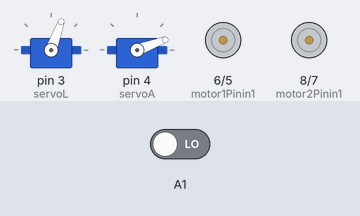
Simulated run of this sketch. Board: Arduino Uno, built with avr-gcc and run on an emulated ATmega328P. Parts: 2 × servo, motor-driver pin pairs drawn as motors (green arrow = first pin HIGH = forward, orange = second pin HIGH = backward, longer = more drive). The inputs (shaded band) are chosen by the test bench; at power-on: A1 LOW.

Above: at 1.2 s.
1.3 s: A1 driven HIGH
At 1.6 s:
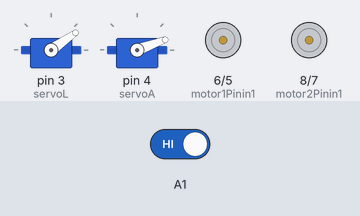
At 3.6 s:
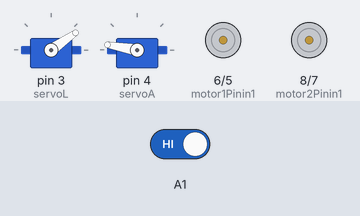
Timing chart, 0 to 28.8 s (numbered marks = the images above; inputs shaded):
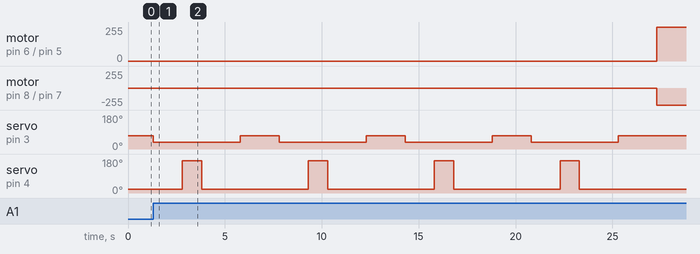

The sketch:

sketch_nov27c.ino
```cpp
#include <Servo.h>  // servo library
Servo servoL;  // lid servo control object
Servo servoA; //arm servo

const int motor1Pinin1 = 6; //first motor controller input 1
const int motor1Pinin2 = 5; //first motor controller input 2
const int motor2Pinin1 = 8; //2nd motor controller input 1
const int motor2Pinin2 = 7; //2nd motor controller input 2

//initializes counter to counter number of times switch toggles to high
int count = 0;
void setup()
{
  // Set up the switch pin to be an input:
  pinMode(A1, INPUT);

  pinMode(motor1Pinin1, OUTPUT); //sets up motor controllers
  pinMode(motor1Pinin2, OUTPUT);
  pinMode(motor2Pinin1, OUTPUT);
  pinMode(motor2Pinin2, OUTPUT);
  servoL.attach(3); //attach lid and arm servos to pins
  servoA.attach(4);
  Serial.begin(57600); //begin at correct baud rate
}

  void loop()
{

  int toggle = 0;  // variables to hold the switch states

//set all motor controllers to low to ready for standby
  digitalWrite(motor1Pinin1, LOW);
  digitalWrite(motor1Pinin2, LOW);
  digitalWrite(motor2Pinin1, LOW);
  digitalWrite(motor2Pinin2, LOW);

  servoL.write(70); //set lid servo to 70 degrees
  servoA.write(20); //set arm servo to 20 degrees

  //press toggle switch up to this much, box turns itself off
 while (count < 4)
  {
    toggle = digitalRead(A1);
    if (toggle == HIGH)
    {
     servoL.write(35); //lid opens first
     delay(1500); //wait for it...
     servoA.write(170); //arm pops out and hits switch back
     delay(1000); //give it time to go back in
     servoA.write(20); //arm goes back in
     delay(2000); //keep lid open for theatrics
     servoL.write(70); //close lid
     delay(1000);
     count++; //keep track of # of times switched
     delay(1000);
  }
}
//after a certain amount of switches, box gets mad
 if (count >= 4)
  {
    //values needed to turn on motor controllers to "spin" box
    digitalWrite(motor1Pinin1, HIGH);
    digitalWrite(motor1Pinin2, LOW);
    digitalWrite(motor2Pinin1, LOW);
    digitalWrite(motor2Pinin2, HIGH);
    delay(5000); //give it time to be mad
    digitalWrite(motor1Pinin1, LOW); //turn off motors
    digitalWrite(motor1Pinin2, LOW);
    digitalWrite(motor2Pinin1, LOW);
    digitalWrite(motor2Pinin2, LOW);
   count = 0; //reset to start all over again
  }
}
```

Measured:
- after the input at 1.3 s, motor on pin 6 (motor1Pinin1) / pin 5 (motor1Pinin2): stopped → forward 255/255 after 26.0 s; motor on pin 8 (motor2Pinin1) / pin 7 (motor2Pinin2): stopped → backward 255/255 after 26.0 s
